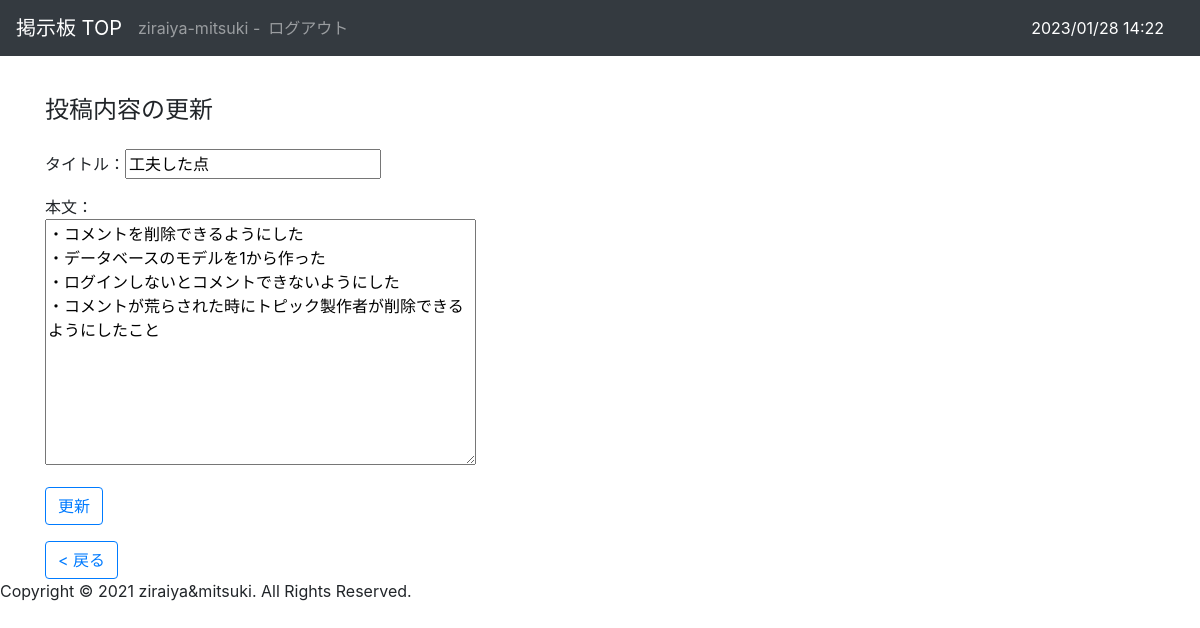
The app's page /bbs/7/update/ (signed in) with its own data.
### bbs/models.py (models this page shows, shortened)
class Article(models.Model):
    title = models.CharField(max_length = 200)
    content = models.TextField(max_length=1000)
    author = models.ForeignKey(
        'auth.User',
        on_delete = models.CASCADE,
    )
    created_at = models.DateTimeField(auto_now_add=True)
    updated_at = models.DateTimeField(auto_now=True)

### bbs/views.py (the view)
# urls.py: path('<int:pk>/update/', views.UpdateView.as_view(), name='update'),
class UpdateView(LoginRequiredMixin, generic.edit.UpdateView):
    model = Article
    fields = ['content', 'title', ]
    def dispatch(self, request, *args, **kwargs):
        obj = self.get_object()
        if obj.author != self.request.user:
            raise PermissionDenied('You do not have permission to edit.')
        return super(UpdateView, self).dispatch(request, *args, **kwargs)

### bbs/templates/bbs/article_form.html (shortened to what this page needs)
{% extends 'layout.html' %}
{% block content %}
<h1 class="mt-3 mb-4">{{ object|yesno:'投稿内容の更新,新規投稿の作成'}}</h1>
<form action='' method='post'>
    <p>タイトル：{{ form.title }}</p>
    <p>本文：<br>
    {{ form.content }}</p>
    <button type='submit' class='submit btn btn-outline-primary'>{{ object|yesno:'更新,作成'}}</button>
</form>
<div class="mt-3">
    <a href='JavaScript:history.back()' class='btn btn-outline-primary'>< 戻る</a>
</div>
{% endblock %}

### templates/layout.html (shortened to what this page needs)
<!DOCTYPE html>
<html>
    <head>
        <link rel="stylesheet" href="https://cdn.jsdelivr.net/npm/bootstrap@4.6.2/dist/css/bootstrap.min.css">
    </head>
    <body>
        <nav class='navbar navbar-expand-sm navbar-dark bg-dark fixed-top'>
            <a class='navbar-brand' href='{% url "bbs:index" %}'>掲示板 TOP</a>
            <ul class='navbar-nav'>
                {% if user.is_authenticated %}
                    <li class='nav-time'>
                        <span class='navbar-text'>{{ user }} - </span>
                    </li>
                    <li class='nav-item'>
                        <a href='{% url "logout" %}' class='logout nav-link'>ログアウト</a>
                    </li>
                {% endif %}
            </ul>
            <div class="nav-item" style="margin:0 20px 0 auto;" >
                <font color="white">{% now "SHORT_DATETIME_FORMAT" %}</font>
            </div>
        </nav>
        <div class='container'>
            {% block content %}
            {% endblock %}
        </div>
    </body>
    <footer>
        <address>Copyright &copy; 2021 ziraiya&mitsuki. All Rights Reserved.</address>
    </footer>
</html>

### templates/layout.html (style rules this page uses)
body { padding-top: 80px; }
h1 { font-size: 150%; }

### records on screen
Article: title "工夫した点", content "・コメントを削除できるようにした ・データベースのモデルを1から作った ・ログインしないとコメントできないようにした ・コメントが荒らされた時にトピック製作者が削除できるようにしたこと"

### other values on screen
{{ user }} "ziraiya-mitsuki"
{{ object|yesno:'投稿内容の更新,新規投稿の作成' }} "投稿内容の更新"
{{ object|yesno:'更新,作成' }} "更新"
